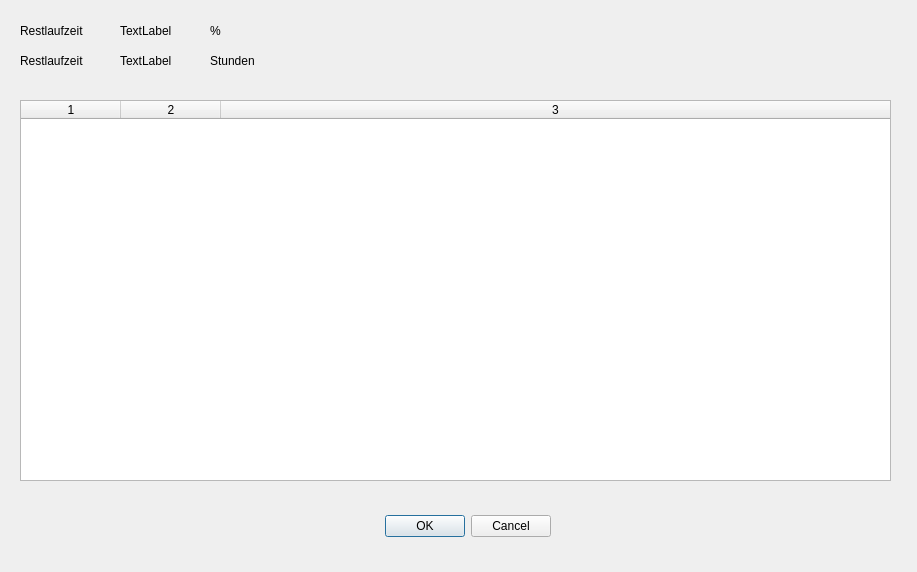
<?xml version="1.0" encoding="UTF-8"?>
<ui version="4.0">
 <class>Dialog</class>
 <widget class="QDialog" name="Dialog">
  <property name="geometry">
   <rect>
    <x>0</x>
    <y>0</y>
    <width>917</width>
    <height>572</height>
   </rect>
  </property>
  <property name="windowTitle">
   <string>Dialog</string>
  </property>
  <widget class="QDialogButtonBox" name="buttonBox">
   <property name="geometry">
    <rect>
     <x>290</x>
     <y>510</y>
     <width>261</width>
     <height>32</height>
    </rect>
   </property>
   <property name="orientation">
    <enum>Qt::Horizontal</enum>
   </property>
   <property name="standardButtons">
    <set>QDialogButtonBox::Cancel|QDialogButtonBox::Ok</set>
   </property>
  </widget>
  <widget class="QLabel" name="label">
   <property name="geometry">
    <rect>
     <x>20</x>
     <y>20</y>
     <width>151</width>
     <height>22</height>
    </rect>
   </property>
   <property name="text">
    <string>Restlaufzeit</string>
   </property>
  </widget>
  <widget class="QLabel" name="label_2">
   <property name="geometry">
    <rect>
     <x>20</x>
     <y>50</y>
     <width>151</width>
     <height>22</height>
    </rect>
   </property>
   <property name="text">
    <string>Restlaufzeit</string>
   </property>
  </widget>
  <widget class="QLabel" name="percent">
   <property name="geometry">
    <rect>
     <x>120</x>
     <y>20</y>
     <width>74</width>
     <height>22</height>
    </rect>
   </property>
   <property name="lineWidth">
    <number>1</number>
   </property>
   <property name="text">
    <string>TextLabel</string>
   </property>
  </widget>
  <widget class="QLabel" name="time">
   <property name="geometry">
    <rect>
     <x>120</x>
     <y>50</y>
     <width>74</width>
     <height>22</height>
    </rect>
   </property>
   <property name="lineWidth">
    <number>1</number>
   </property>
   <property name="text">
    <string>TextLabel</string>
   </property>
  </widget>
  <widget class="QLabel" name="label_3">
   <property name="geometry">
    <rect>
     <x>210</x>
     <y>20</y>
     <width>31</width>
     <height>22</height>
    </rect>
   </property>
   <property name="text">
    <string>%</string>
   </property>
  </widget>
  <widget class="QLabel" name="label_4">
   <property name="geometry">
    <rect>
     <x>210</x>
     <y>50</y>
     <width>71</width>
     <height>22</height>
    </rect>
   </property>
   <property name="text">
    <string>Stunden</string>
   </property>
  </widget>
  <widget class="QTableWidget" name="timetable">
   <property name="geometry">
    <rect>
     <x>20</x>
     <y>100</y>
     <width>871</width>
     <height>381</height>
    </rect>
   </property>
   <property name="minimumSize">
    <size>
     <width>871</width>
     <height>0</height>
    </size>
   </property>
   <property name="whatsThis">
    <string/>
   </property>
   <property name="autoFillBackground">
    <bool>false</bool>
   </property>
   <property name="sortingEnabled">
    <bool>true</bool>
   </property>
   <property name="rowCount">
    <number>0</number>
   </property>
   <property name="columnCount">
    <number>3</number>
   </property>
   <attribute name="horizontalHeaderStretchLastSection">
    <bool>true</bool>
   </attribute>
   <attribute name="verticalHeaderHighlightSections">
    <bool>false</bool>
   </attribute>
   <column/>
   <column/>
   <column/>
  </widget>
 </widget>
 <resources/>
 <connections>
  <connection>
   <sender>buttonBox</sender>
   <signal>accepted()</signal>
   <receiver>Dialog</receiver>
   <slot>accept()</slot>
   <hints>
    <hint type="sourcelabel">
     <x>248</x>
     <y>254</y>
    </hint>
    <hint type="destinationlabel">
     <x>157</x>
     <y>274</y>
    </hint>
   </hints>
  </connection>
  <connection>
   <sender>buttonBox</sender>
   <signal>rejected()</signal>
   <receiver>Dialog</receiver>
   <slot>reject()</slot>
   <hints>
    <hint type="sourcelabel">
     <x>316</x>
     <y>260</y>
    </hint>
    <hint type="destinationlabel">
     <x>286</x>
     <y>274</y>
    </hint>
   </hints>
  </connection>
 </connections>
</ui>
